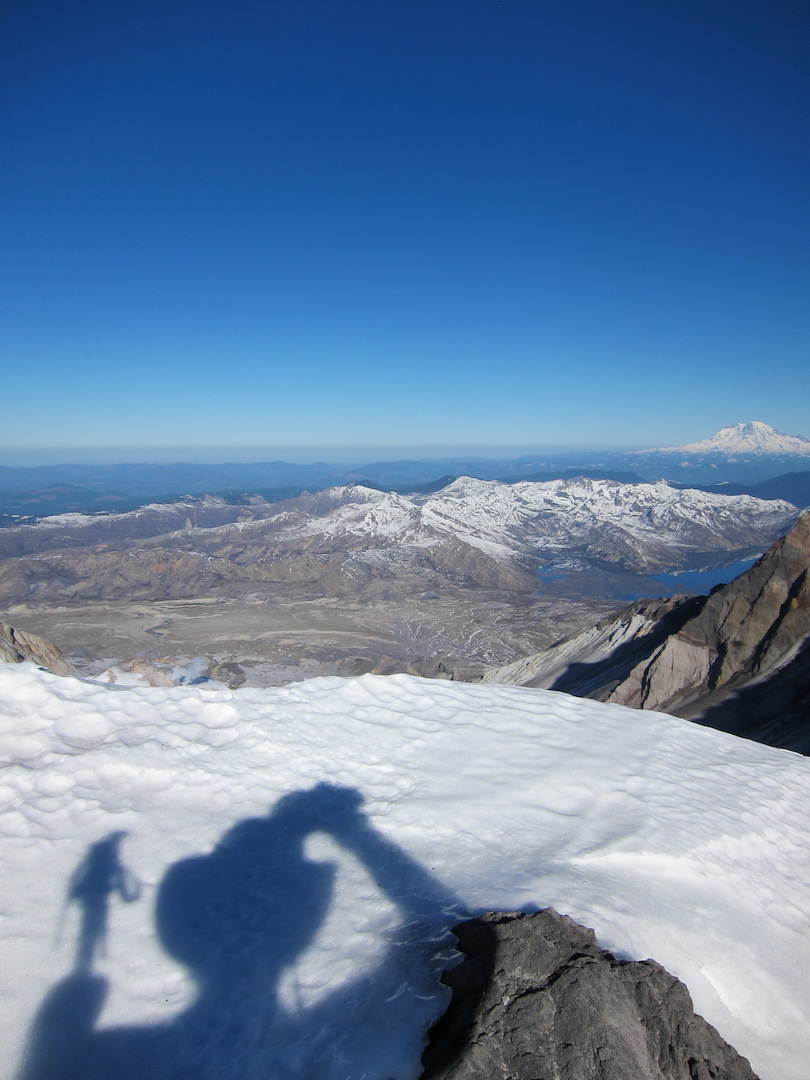
#> input picture Ass2/Images/Mountain/1.jpg, 810 x 1080 px, found by its file name; its folder holds 4 pictures in this run
$ python try3.py
#> lines starting #> are read from the running program, lines starting #| are printed output that depends on the picture
import os
import cv2
import math
import numpy as np
import sift6

def ReadImage(ImageFolderPath):
#> called with ImageFolderPath = 'Images/Mountain'
    Images = []									# Input Images will be stored in this list.

	# Checking if path is of folder.
    if os.path.isdir(ImageFolderPath):                              # If path is of a folder contaning images.
        ImageNames = os.listdir(ImageFolderPath)
        ImageNames_Split = [[int(os.path.splitext(os.path.basename(ImageName))[0]), ImageName] for ImageName in ImageNames]
        ImageNames_Split = sorted(ImageNames_Split, key=lambda x:x[0])
        ImageNames_Sorted = [ImageNames_Split[i][1] for i in range(len(ImageNames_Split))]

        for i in range(len(ImageNames_Sorted)):                     # Getting all image's name present inside the folder.
            ImageName = ImageNames_Sorted[i]
            InputImage = cv2.imread(ImageFolderPath + "/" + ImageName)  # Reading images one by one.
#> InputImage is the input picture: shape (1080, 810, 3); mean B, G, R 162.6, 128.1, 98.9

            # Checking if image is read
            if InputImage is None:
                print("Not able to read image: {}".format(ImageName))
                exit(0)

            Images.append(cv2.resize(InputImage, (InputImage.shape[1], InputImage.shape[0])))                               # Storing images.
            #Images.append(preprocess_image(InputImage))
    else:                                       # If it is not folder(Invalid Path).
        print("\nEnter valid Image Folder Path.\n")

    if len(Images) < 2:
        print("\nNot enough images found. Please provide 2 or more images.\n")
        exit(1)

    return Images

def match_descriptors(descriptors1, descriptors2):
    matches = []
    for i, desc1 in enumerate(descriptors1):
        best_match_idx = -1
        best_distance = np.inf
        second_best_distance = np.inf
        for j, desc2 in enumerate(descriptors2):
            distance = np.linalg.norm(desc1 - desc2)
            if distance < best_distance:
                second_best_distance = best_distance
                best_distance = distance
                best_match_idx = j
        if best_distance < 0.75 * second_best_distance:  # Apply distance ratio test
            matches.append((i, best_match_idx))
    return matches

def FindMatches(BaseImage, SecImage):
    Sift = cv2.SIFT_create()
    BaseImage_kp, BaseImage_des = Sift.detectAndCompute(cv2.cvtColor(BaseImage, cv2.COLOR_BGR2GRAY), None)
    SecImage_kp, SecImage_des = Sift.detectAndCompute(cv2.cvtColor(SecImage, cv2.COLOR_BGR2GRAY), None)

    #matches_a, matches_b = sift6.get_matches(BaseImage, SecImage_Cyl)

    #BaseImage_kp, BaseImage_des = sift6.computeKeypointsAndDescriptors(cv2.cvtColor(BaseImage, cv2.COLOR_BGR2GRAY))
    #SecImage_kp, SecImage_des = sift6.computeKeypointsAndDescriptors(cv2.cvtColor(SecImage, cv2.COLOR_BGR2GRAY))

    BF_Matcher = cv2.BFMatcher()
    InitialMatches = BF_Matcher.knnMatch(BaseImage_des, SecImage_des, k=2)

    GoodMatches = []
    for m, n in InitialMatches:
        if m.distance < 0.75 * n.distance:
            GoodMatches.append([m])
    #GoodMatches=match_descriptors(BaseImage_des,SecImage_des)

    return GoodMatches, BaseImage_kp, SecImage_kp


def FindHomography(Matches, BaseImage_kp, SecImage_kp):
    BaseImage_pts = []
    SecImage_pts = []
    for Match in Matches:
        BaseImage_pts.append(BaseImage_kp[Match[0].queryIdx].pt)
        SecImage_pts.append(SecImage_kp[Match[0].trainIdx].pt)


    BaseImage_pts = np.float32(BaseImage_pts)
    SecImage_pts = np.float32(SecImage_pts)


    (HomographyMatrix, Status) = cv2.findHomography(SecImage_pts, BaseImage_pts, cv2.RANSAC, 4.0)

    #hma = sift6.compute_homography_ransac(SecImage_pts, BaseImage_pts)

    return HomographyMatrix
    #return hma


def GetNewFrame(hm, Sec_Img, Base_Img):

    (Height, Width) = Sec_Img
    im = np.array([[0, Width - 1, Width - 1, 0],
                              [0, 0, Height - 1, Height - 1],
                              [1, 1, 1, 1]])

    fm = np.dot(hm, im)

    [x, y, c] = fm
    x = np.divide(x, c)
    y = np.divide(y, c)

    min_x, max_x = int(round(min(x))), int(round(max(x)))
    min_y, max_y = int(round(min(y))), int(round(max(y)))

    New_Width = max_x
    New_Height = max_y
    Correction = [0, 0]
    if min_x < 0:
        New_Width -= min_x
        Correction[0] = abs(min_x)
    if min_y < 0:
        New_Height -= min_y
        Correction[1] = abs(min_y)
    if New_Width < Base_Img[1] + Correction[0]:
        New_Width = Base_Img[1] + Correction[0]
    if New_Height < Base_Img[0] + Correction[1]:
        New_Height = Base_Img[0] + Correction[1]

    x = np.add(x, Correction[0])
    y = np.add(y, Correction[1])
    oldpts = np.float32([[0, 0],
                                   [Width - 1, 0],
                                   [Width - 1, Height - 1],
                                   [0, Height - 1]])
    newpts = np.float32(np.array([x, y]).transpose())

    hm = cv2.getPerspectiveTransform(oldpts, newpts)

    return [New_Height, New_Width], Correction, hm


def StitchImages(BaseImage,SecImage):
    SecImage_Cyl, mask_x, mask_y = ProjectOnCylinder(SecImage)
    SecImage_Mask = np.zeros(SecImage_Cyl.shape, dtype=np.uint8)
    SecImage_Mask[mask_y, mask_x, :] = 255

    Matches, BaseImage_kp, SecImage_kp = FindMatches(BaseImage, SecImage_Cyl)
    # [4 lines of commented-out code are left out]

    hm = FindHomography(Matches, BaseImage_kp, SecImage_kp)

    NewFrameSize, Correction, hm = GetNewFrame(hm, SecImage_Cyl.shape[:2], BaseImage.shape[:2])
    SecImage_Transformed = cv2.warpPerspective(SecImage_Cyl, hm, (NewFrameSize[1], NewFrameSize[0]))
    SecImage_Transformed_Mask = cv2.warpPerspective(SecImage_Mask, hm, (NewFrameSize[1], NewFrameSize[0]))
    BaseImage_Transformed = np.zeros((NewFrameSize[0], NewFrameSize[1], 3), dtype=np.uint8)
    BaseImage_Transformed[Correction[1]:Correction[1]+BaseImage.shape[0], Correction[0]:Correction[0]+BaseImage.shape[1]] = BaseImage

    StitchedImage = cv2.bitwise_or(SecImage_Transformed, cv2.bitwise_and(BaseImage_Transformed, cv2.bitwise_not(SecImage_Transformed_Mask)))

    return StitchedImage


def Convert_xy(x, y,center,f):
    #global center, f

    xt = ( f * np.tan( (x - center[0]) / f ) ) + center[0]
    yt = ( (y - center[1]) / np.cos( (x - center[0]) / f ) ) + center[1]

    return xt, yt


def ProjectOnCylinder(im):
    #global w, h, center,  f
    h, w = im.shape[:2]
#> h = 1080; w = 810
    center = [w // 2, h // 2]
#> center = [405, 540]
    f =950

    ti = np.zeros(im.shape, dtype=np.uint8)

    cord_ti =  np.array([np.array([i, j]) for i in range(w) for j in range(h)])
    ti_x = cord_ti[:, 0]
    ti_y = cord_ti[:, 1]

    ii_x, ii_y = Convert_xy(ti_x, ti_y,center,f)

    ii_tl_x = ii_x.astype(int)
    ii_tl_y = ii_y.astype(int)

    withinIndex = (ii_tl_x >= 0) * (ii_tl_x <= (w-2)) * \
                  (ii_tl_y >= 0) * (ii_tl_y <= (h-2))

    ti_x = ti_x[withinIndex]
    ti_y = ti_y[withinIndex]

    ii_x = ii_x[withinIndex]
    ii_y = ii_y[withinIndex]

    ii_tl_x = ii_tl_x[withinIndex]
    ii_tl_y = ii_tl_y[withinIndex]

    dx = ii_x - ii_tl_x
    dy = ii_y - ii_tl_y

    weight_tl = (1.0 - dx) * (1.0 - dy)
    weight_tr = (dx)       * (1.0 - dy)
    weight_bl = (1.0 - dx) * (dy)
    weight_br = (dx)       * (dy)

    ti[ti_y, ti_x, :] = ( weight_tl[:, None] * im[ii_tl_y,     ii_tl_x,     :] ) + \
                                      ( weight_tr[:, None] * im[ii_tl_y,     ii_tl_x + 1, :] ) + \
                                      ( weight_bl[:, None] * im[ii_tl_y + 1, ii_tl_x,     :] ) + \
                                      ( weight_br[:, None] * im[ii_tl_y + 1, ii_tl_x + 1, :] )


    min_x = min(ti_x)
#> min_x = 22

    ti = ti[:, min_x : -min_x, :]
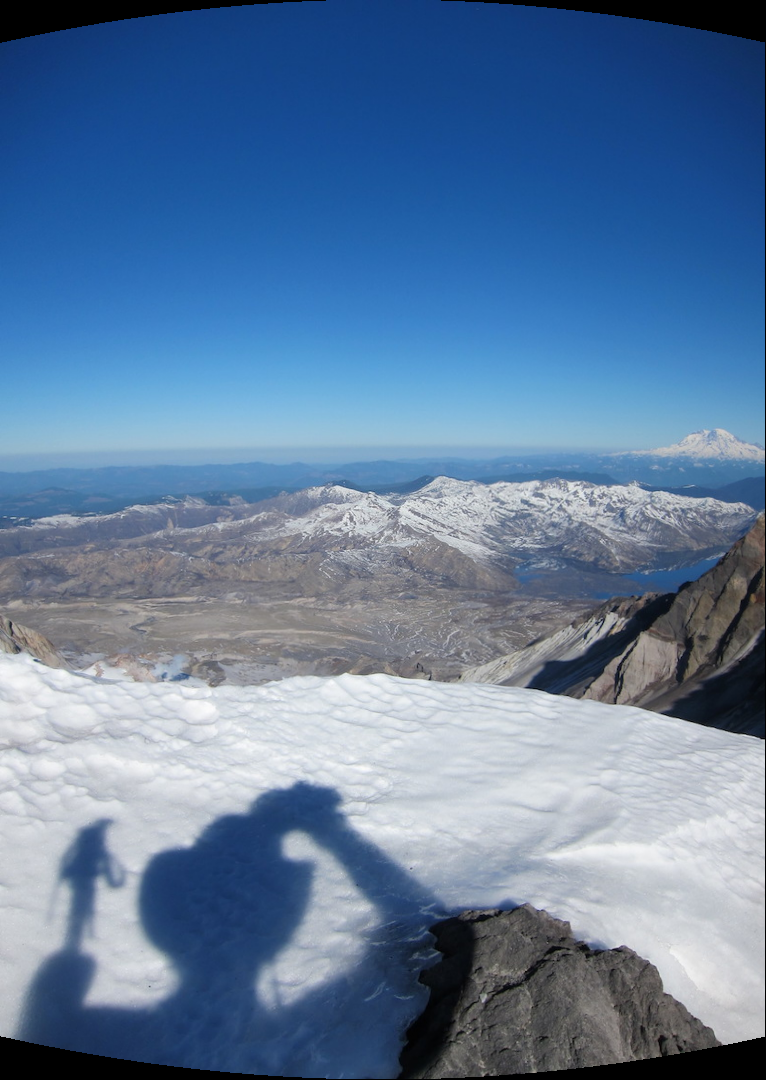
#> ti: shape (1080, 766, 3); mean of channels 0, 1, 2 157.6, 123.9, 95.4; drawn as B, G, R

    return ti, ti_x-min_x, ti_y


def preprocess_image(image):
    lab_image = cv2.cvtColor(image, cv2.COLOR_BGR2LAB)
    l_channel, a_channel, b_channel = cv2.split(lab_image)

    clahe = cv2.createCLAHE(clipLimit=2.0, tileGridSize=(8, 8))
    equalized_l_channel = clahe.apply(l_channel)

    equalized_lab_image = cv2.merge([equalized_l_channel, a_channel, b_channel])

    equalized_rgb_image = cv2.cvtColor(equalized_lab_image, cv2.COLOR_LAB2BGR)

    return equalized_rgb_image


if __name__ == "__main__":
    Images = ReadImage("Images/Mountain")
    #Images[0]=cv2.resize(Images[0], (Images[0].shape[1]//2, Images[0].shape[0]//2))

    baseImage, _, _ = ProjectOnCylinder(Images[0])


    for i in range(1, len(Images)):
        #print(i)

        ci = StitchImages(baseImage,Images[i])

        baseImage = ci.copy()
#> this loop made 3 passes
#> pass 1, in ProjectOnCylinder (call 2), `ti = ti[:, min_x : -min_x, :]`:
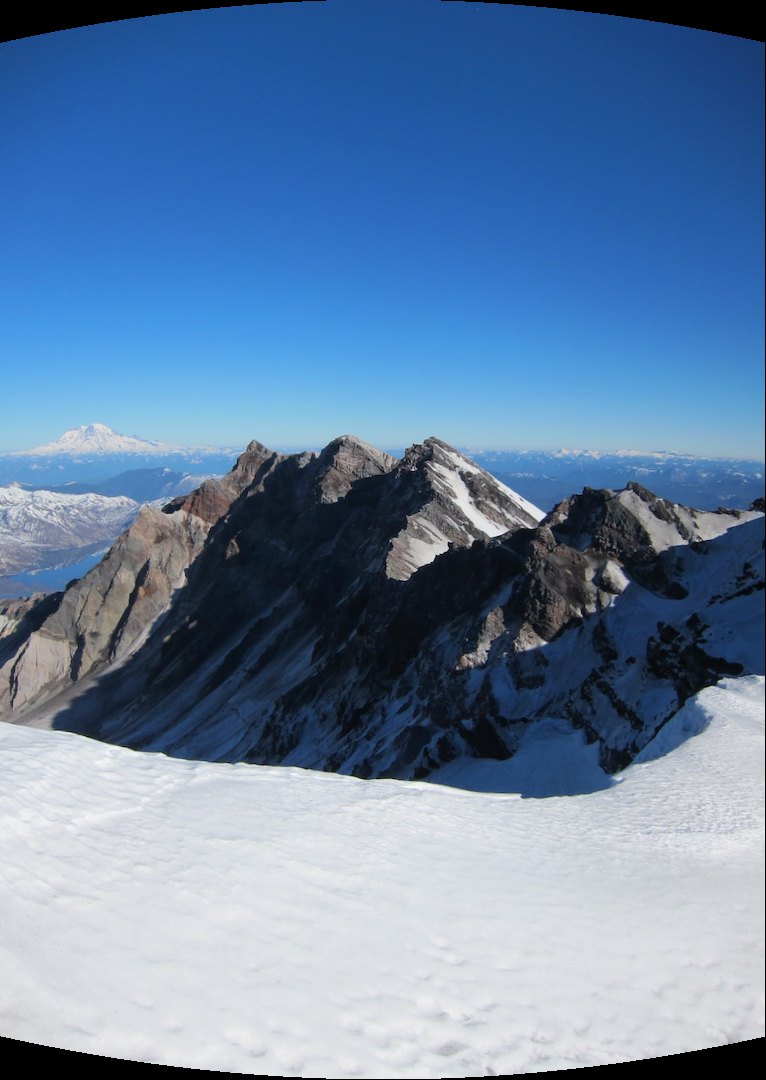
#> ti: shape (1080, 766, 3); mean of channels 0, 1, 2 164.6, 130.3, 101; drawn as B, G, R
#> pass 1, in StitchImages, `SecImage_Transformed = cv2.warpPerspective(SecImage_Cyl, hm, (NewFrame..`:
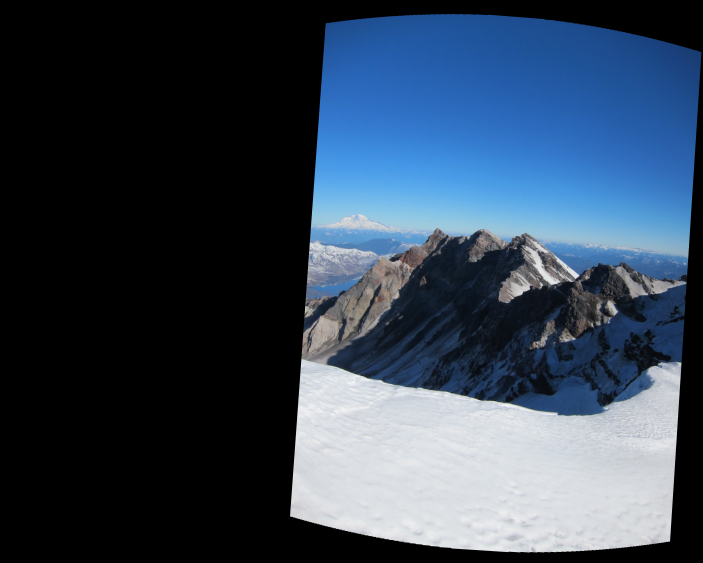
#> SecImage_Transformed: shape (1125, 1406, 3) (shown at 1/2 size); mean of channels 0, 1, 2 84.6, 67.1, 52.2; drawn as B, G, R
#> pass 1, in StitchImages, `SecImage_Transformed_Mask = cv2.warpPerspective(SecImage_Mask, hm, (Ne..`:
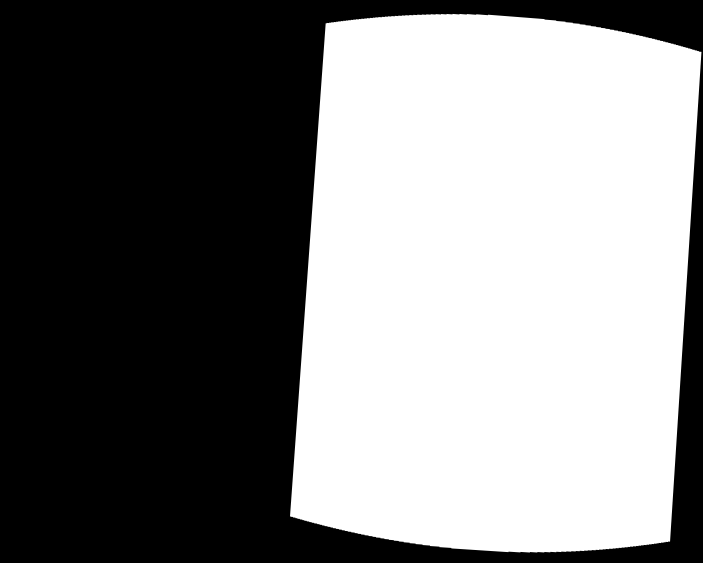
#> SecImage_Transformed_Mask: shape (1125, 1406, 3) (shown at 1/2 size); min 0, max 255, mean 127.2
#> pass 1, in StitchImages, `StitchedImage = cv2.bitwise_or(SecImage_Transformed, cv2.bitwise_and(B..`:
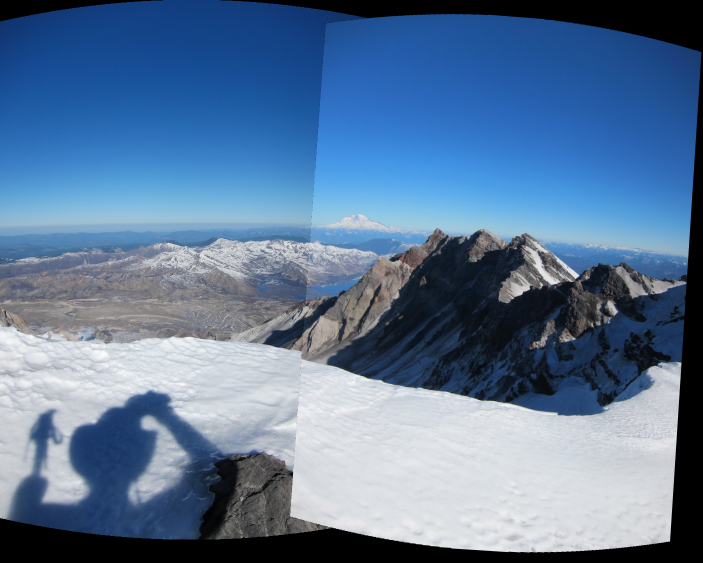
#> StitchedImage: shape (1125, 1406, 3) (shown at 1/2 size); mean of channels 0, 1, 2 152.2, 119.6, 91.8; drawn as B, G, R
#> after the loop:
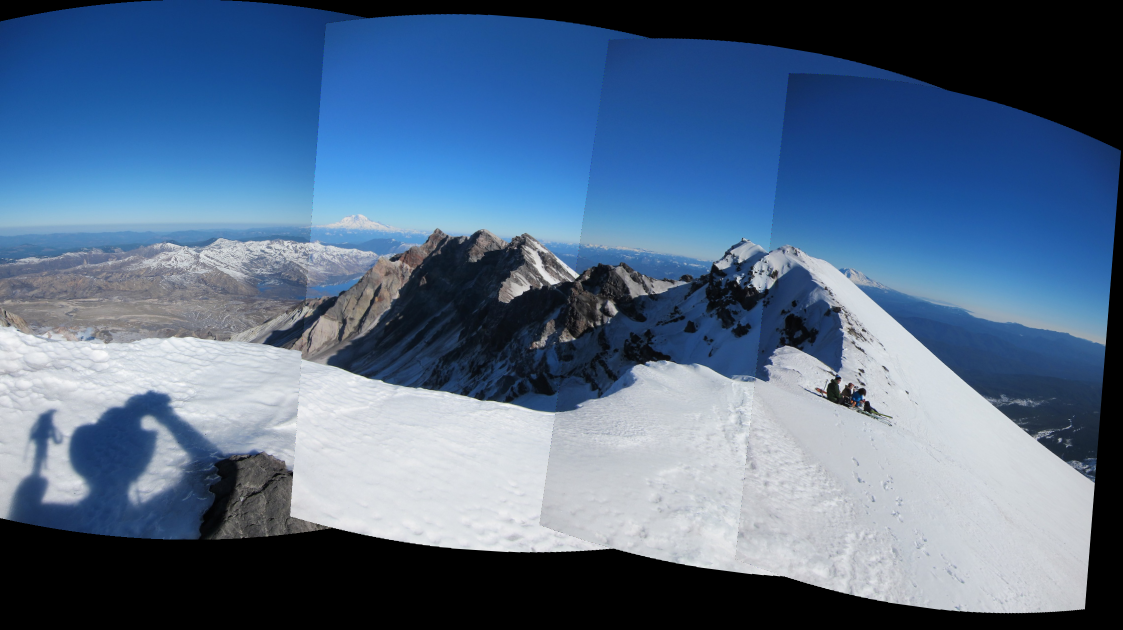
#> baseImage: shape (1259, 2245, 3) (shown at 1/2 size); mean of channels 0, 1, 2 137.1, 108.6, 85.2; drawn as B, G, R

        # [4 lines of commented-out code are left out]

    cv2.imwrite("Stitched_Panorama.png", baseImage)
